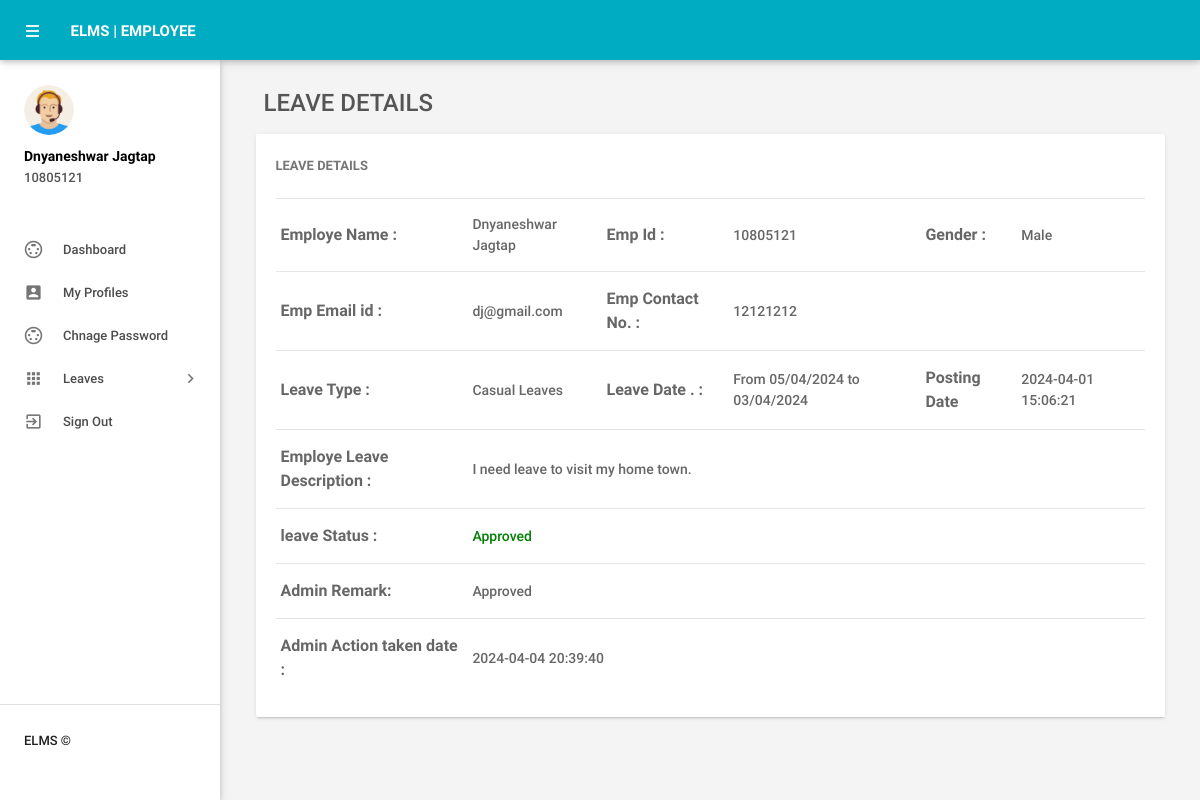
The page /elms/leave-details.php?leaveid=11 (signed in) on the database its author committed.
### tables this page shows
CREATE TABLE `tblemployees` (
  `id` int(11) NOT NULL,
  `EmpId` varchar(100) NOT NULL,
  `FirstName` varchar(150) DEFAULT NULL,
  `LastName` varchar(150) DEFAULT NULL,
  `EmailId` varchar(200) DEFAULT NULL,
  `Password` varchar(180) DEFAULT NULL,
  `Gender` varchar(100) DEFAULT NULL,
  `Dob` varchar(100) DEFAULT NULL,
  `Department` varchar(255) DEFAULT NULL,
  `Address` varchar(255) DEFAULT NULL,
  `City` varchar(200) DEFAULT NULL,
  `Country` varchar(150) DEFAULT NULL,
  `Phonenumber` char(11) DEFAULT NULL,
  `Status` int(1) DEFAULT NULL,
  `RegDate` timestamp NULL DEFAULT current_timestamp()
);

CREATE TABLE `tblleaves` (
  `id` int(11) NOT NULL,
  `LeaveType` varchar(110) DEFAULT NULL,
  `ToDate` varchar(120) DEFAULT NULL,
  `FromDate` varchar(120) DEFAULT NULL,
  `Description` mediumtext DEFAULT NULL,
  `PostingDate` timestamp NULL DEFAULT current_timestamp(),
  `AdminRemark` mediumtext DEFAULT NULL,
  `AdminRemarkDate` varchar(120) DEFAULT NULL,
  `Status` int(1) DEFAULT NULL,
  `IsRead` int(1) DEFAULT NULL,
  `empid` int(11) DEFAULT NULL
);

### elms/leave-details.php (the view, shortened to what this page needs)
<?php
include('includes/config.php');
if(strlen($_SESSION['emplogin'])==0)
    {
header('location:index.php');
}
else{
 ?>
<!DOCTYPE html>
<html lang="en">
    <head>
        <link type="text/css" rel="stylesheet" href="assets/plugins/materialize/css/materialize.min.css"/>
        <link href="assets/plugins/material-preloader/css/materialPreloader.min.css" rel="stylesheet">
        <link href="assets/plugins/datatables/css/jquery.dataTables.min.css" rel="stylesheet">
                <link href="assets/plugins/google-code-prettify/prettify.css" rel="stylesheet" type="text/css"/>
        <link href="assets/css/alpha.min.css" rel="stylesheet" type="text/css"/>
        <link href="assets/css/custom.css" rel="stylesheet" type="text/css"/>
    </head>
    <body>
       <?php include('includes/header.php');?>
       <?php include('includes/sidebar.php');?>
            <main class="mn-inner">
                <div class="row">
                    <div class="col s12">
                        <div class="page-title" style="font-size:24px;">Leave Details</div>
                    </div>
                    <div class="col s12 m12 l12">
                        <div class="card">
                            <div class="card-content">
                                <span class="card-title">Leave Details</span>
                                <table id="example" class="display responsive-table ">
                                    <tbody>
<?php
$lid=intval($_GET['leaveid']);
$sql = "SELECT tblleaves.id as lid,tblemployees.FirstName,tblemployees.LastName,tblemployees.EmpId,tblemployees.id,tblemployees.Gender,tblemployees.Phonenumber,tblemployees.EmailId,tblleaves.LeaveType,tblleaves.ToDate,tblleaves.FromDate,tblleaves.Description,tblleaves.PostingDate,tblleaves.Status,tblleaves.AdminRemark,tblleaves.AdminRemarkDate from tblleaves join tblemployees on tblleaves.empid=tblemployees.id where tblleaves.id=:lid";
$query = $dbh -> prepare($sql);
$query->bindParam(':lid',$lid,PDO::PARAM_STR);
$query->execute();
$results=$query->fetchAll(PDO::FETCH_OBJ);
$cnt=1;
if($query->rowCount() > 0)
{
foreach($results as $result)
{
      ?>
                                        <tr>
                                            <td style="font-size:16px;"> <b>Employe Name :</b></td>
                                              <td>
                                                <?php echo htmlentities($result->FirstName." ".$result->LastName);?></td>
                                              <td style="font-size:16px;"><b>Emp Id :</b></td>
                                              <td><?php echo htmlentities($result->EmpId);?></td>
                                              <td style="font-size:16px;"><b>Gender :</b></td>
                                              <td><?php echo htmlentities($result->Gender);?></td>
                                          </tr>
                                          <tr>
                                             <td style="font-size:16px;"><b>Emp Email id :</b></td>
                                            <td><?php echo htmlentities($result->EmailId);?></td>
                                             <td style="font-size:16px;"><b>Emp Contact No. :</b></td>
                                            <td><?php echo htmlentities($result->Phonenumber);?></td>
                                            <td>&nbsp;</td>
                                             <td>&nbsp;</td>
                                        </tr>
  <tr>
                                             <td style="font-size:16px;"><b>Leave Type :</b></td>
                                            <td><?php echo htmlentities($result->LeaveType);?></td>
                                             <td style="font-size:16px;"><b>Leave Date . :</b></td>
                                            <td>From <?php echo htmlentities($result->FromDate);?> to <?php echo htmlentities($result->ToDate);?></td>
                                            <td style="font-size:16px;"><b>Posting Date</b></td>
                                           <td><?php echo htmlentities($result->PostingDate);?></td>
                                        </tr>
<tr>
                                             <td style="font-size:16px;"><b>Employe Leave Description : </b></td>
                                            <td colspan="5"><?php echo htmlentities($result->Description);?></td>
                                        </tr>
<tr>
<td style="font-size:16px;"><b>leave Status :</b></td>
<td colspan="5"><?php $stats=$result->Status;
if($stats==1){
?>
<span style="color: green">Approved</span>
 <?php } if($stats==2)  { ?>
<span style="color: red">Not Approved</span>
<?php } if($stats==0)  { ?>
 <span style="color: blue">waiting for approval</span>
 <?php } ?>
</td>
</tr>
<tr>
<td style="font-size:16px;"><b>Admin Remark: </b></td>
<td colspan="5"><?php
if($result->AdminRemark==""){
  echo "waiting for Approval";
}
else{
echo htmlentities($result->AdminRemark);
}
?></td>
 </tr>
 <tr>
<td style="font-size:16px;"><b>Admin Action taken date : </b></td>
<td colspan="5"><?php
if($result->AdminRemarkDate==""){
  echo "NA";
}
else{
echo htmlentities($result->AdminRemarkDate);
}
?></td>
 </tr>
                                         <?php $cnt++;} }?>
                                    </tbody>
                                </table>
                            </div>
                        </div>
                    </div>
                </div>
            </main>
        </div>
        <div class="left-sidebar-hover"></div>
    </body>
</html>
<?php } ?>

### elms/includes/sidebar.php (shortened to what this page needs)
<aside id="slide-out" class="side-nav white fixed">
    <div class="side-nav-wrapper">
        <div class="sidebar-profile">
            <div class="sidebar-profile-image">
                <img src="assets/images/profile-image.png" class="circle" alt="">
            </div>
            <div class="sidebar-profile-info">
                <?php
                   $eid = $_SESSION['eid'];
                   $sql = "SELECT FirstName,LastName,EmpId from  tblemployees where id=:eid";
                   $query = $dbh->prepare($sql);
                   $query->bindParam(':eid', $eid, PDO::PARAM_STR);
                   $query->execute();
                   $results = $query->fetchAll(PDO::FETCH_OBJ);
                   if ($query->rowCount() > 0) {
                       foreach ($results as $result) {               ?>
                        <p><?php echo htmlentities($result->FirstName . " " . $result->LastName); ?></p>
                        <span><?php echo htmlentities($result->EmpId) ?></span>
                <?php }
                   } ?>
            </div>
        </div>
        <ul class="sidebar-menu collapsible collapsible-accordion" data-collapsible="accordion">
            <li class="no-padding"><a class="waves-effect waves-grey" href="dashboard.php"><i class="material-icons">settings_input_svideo</i>Dashboard</a></li>
            <li class="no-padding"><a class="waves-effect waves-grey" href="myprofile.php"><i class="material-icons">account_box</i>My Profiles</a></li>
            <li class="no-padding"><a class="waves-effect waves-grey" href="emp-changepassword.php"><i class="material-icons">settings_input_svideo</i>Chnage Password</a></li>
            <li class="no-padding">
                <a class="collapsible-header waves-effect waves-grey"><i class="material-icons">apps</i>Leaves<i class="nav-drop-icon material-icons">keyboard_arrow_right</i></a>
            </li>
            <li class="no-padding">
                <a class="waves-effect waves-grey" onclick=" return confirm('Are you sure you want to logout?')" href="logout.php"><i class="material-icons">exit_to_app</i>Sign Out</a>
            </li>
        </ul>
        <div class="footer">
            <p class="copyright"> ELMS ©</p>
        </div>
    </div>
</aside>

### rows shown on the page
tblemployees: FirstName+LastName "Dnyaneshwar Jagtap", EmpId "10805121"
tblleaves: tblemployees.FirstName+LastName "Dnyaneshwar Jagtap", tblemployees.EmpId "10805121", tblemployees.Gender "Male", tblemployees.EmailId "dj@gmail.com", tblemployees.Phonenumber "12121212", LeaveType "Casual Leaves", FromDate "05/04/2024", ToDate "03/04/2024", PostingDate "2024-04-01 15:06:21", Description "I need leave to visit my home town.", Status "Approved", AdminRemark "Approved", AdminRemarkDate "2024-04-04 20:39:40"
